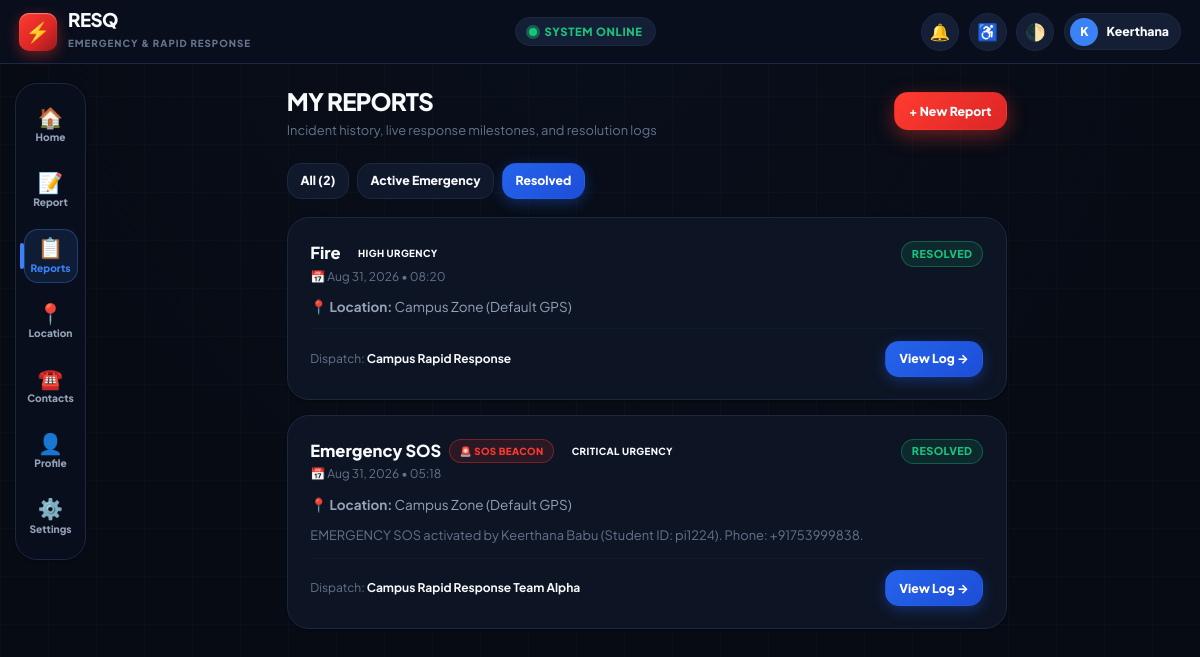
The app's page /my-reports/?status=resolved (signed in) with its own data.
### safety_app/models.py (models this page shows, shortened)
class Incident(models.Model):
    INCIDENT_TYPES = [
        ('EMERGENCY', 'Emergency SOS'),
        ('MEDICAL', 'Medical Emergency'),
        ('ACCIDENT', 'Accident'),
        ('FIRE', 'Fire'),
        ('PHYSICAL_THREAT', 'Physical Threat'),
        ('SUSPICIOUS', 'Suspicious Activity'),
        ('INFRASTRUCTURE', 'Unsafe Infrastructure'),
        ('OTHER', 'Other'),
    ]
    URGENCY_LEVELS = [
        ('LOW', 'Low Urgency'),
        ('MEDIUM', 'Medium Urgency'),
        ('HIGH', 'High Urgency'),
        ('CRITICAL', 'Critical Urgency'),
    ]
    STATUS_CHOICES = [
        ('PENDING', 'Pending Response'),
        ('ACCEPTED', 'Team Accepted'),
        ('ON_THE_WAY', 'Team On The Way'),
        ('ARRIVED', 'Team Arrived'),
        ('RESOLVED', 'Resolved'),
        ('CANCELLED', 'Cancelled'),
    ]
    user = models.ForeignKey(User, on_delete=models.CASCADE, related_name='incidents')
    incident_type = models.CharField(max_length=30, choices=INCIDENT_TYPES, default='EMERGENCY')
    description = models.TextField(blank=True)
    location_name = models.CharField(max_length=255, default="Main Campus Grounds")
    latitude = models.FloatField(null=True, blank=True)
    longitude = models.FloatField(null=True, blank=True)
    urgency = models.CharField(max_length=15, choices=URGENCY_LEVELS, default='CRITICAL')
    status = models.CharField(max_length=20, choices=STATUS_CHOICES, default='PENDING')
    image = models.ImageField(upload_to='incidents/', null=True, blank=True)
    response_team_name = models.CharField(max_length=120, null=True, blank=True)
    responder_notes = models.TextField(null=True, blank=True)
    eta_minutes = models.PositiveIntegerField(null=True, blank=True)
    is_sos = models.BooleanField(default=False)
    created_at = models.DateTimeField(auto_now_add=True)
    updated_at = models.DateTimeField(auto_now=True)
    resolved_at = models.DateTimeField(null=True, blank=True)
    class Meta:
        ordering = ['-created_at']
    def is_active(self):
        return self.status in ['PENDING', 'ACCEPTED', 'ON_THE_WAY', 'ARRIVED']

### safety_app/views.py (the view)
# urls.py: path('my-reports/', views.my_reports_view, name='my_reports'),
@login_required
def my_reports_view(request):
    status_filter = request.GET.get('status', 'all')
    reports = Incident.objects.filter(user=request.user)
    if status_filter == 'active':
        reports = reports.filter(status__in=['PENDING', 'ACCEPTED', 'ON_THE_WAY', 'ARRIVED'])
    elif status_filter == 'resolved':
        reports = reports.filter(status='RESOLVED')
    elif status_filter == 'cancelled':
        reports = reports.filter(status='CANCELLED')
    return render(request, 'incidents/my_reports.html', {
        'reports': reports,
        'current_filter': status_filter
    })

### templates/incidents/my_reports.html (shortened to what this page needs)
{% extends 'base.html' %}
{% load static %}
{% block content %}
<div class="page-centered-container">
  <div style="display:flex; justify-content:space-between; align-items:center; margin-bottom:1.5rem;">
    <div>
      <h1 style="font-size:1.6rem; font-weight:900; color:var(--text-primary); letter-spacing:-0.03em;">
        MY REPORTS
      </h1>
      <p style="font-size:0.86rem; color:var(--text-muted); margin-top:2px;">
        Incident history, live response milestones, and resolution logs
      </p>
    </div>
    <a href="{% url 'incident_report' %}" class="btn btn-emergency" style="min-height:38px; padding:0.4rem 0.95rem; font-size:0.82rem;">
      + New Report
    </a>
  </div>
  <div style="display:flex; gap:0.5rem; margin-bottom:1.25rem;">
    <a href="{% url 'my_reports' %}?status=all" class="btn {% if current_filter == 'all' %}btn-primary{% else %}btn-outline{% endif %}" style="padding:0.4rem 0.85rem; min-height:36px; font-size:0.82rem;">
      All ({{ reports.count }})
    </a>
    <a href="{% url 'my_reports' %}?status=active" class="btn {% if current_filter == 'active' %}btn-primary{% else %}btn-outline{% endif %}" style="padding:0.4rem 0.85rem; min-height:36px; font-size:0.82rem;">
      Active Emergency
    </a>
    <a href="{% url 'my_reports' %}?status=resolved" class="btn {% if current_filter == 'resolved' %}btn-primary{% else %}btn-outline{% endif %}" style="padding:0.4rem 0.85rem; min-height:36px; font-size:0.82rem;">
      Resolved
    </a>
  </div>
  {% if reports %}
    <div style="display:flex; flex-direction:column; gap:1rem;">
      {% for rep in reports %}
        <div class="card" style="margin-bottom:0; {% if rep.is_active %}border-color:var(--emergency-red); box-shadow:0 0 16px rgba(255,59,48,0.2);{% endif %}">
          <div style="display:flex; justify-content:space-between; align-items:flex-start; margin-bottom:0.75rem; flex-wrap:wrap; gap:0.5rem;">
            <div>
              <div style="display:flex; align-items:center; gap:0.5rem; flex-wrap:wrap;">
                <span style="font-weight:900; font-size:1.1rem; color:var(--text-primary);">
                  {{ rep.get_incident_type_display }}
                </span>
                {% if rep.is_sos %}
                  <span class="badge badge-emergency" style="font-size:0.65rem;">🚨 SOS BEACON</span>
                {% endif %}
                <span class="badge badge-{{ rep.urgency|lower }}" style="font-size:0.65rem;">
                  {{ rep.get_urgency_display }}
                </span>
              </div>
              <div style="font-size:0.8rem; color:var(--text-muted); margin-top:2px;">
                📅 {{ rep.created_at|date:"M d, Y • H:i" }}
              </div>
            </div>
            <span class="badge {% if rep.status == 'RESOLVED' %}badge-success{% elif rep.status == 'CANCELLED' %}badge-gray{% else %}badge-emergency{% endif %}">
              {{ rep.get_status_display }}
            </span>
          </div>
          <div style="font-size:0.9rem; color:var(--text-secondary); margin-bottom:0.75rem;">
            📍 <strong>Location:</strong> {{ rep.location_name }}
          </div>
          {% if rep.description %}
            <p style="font-size:0.86rem; color:var(--text-muted); margin-bottom:0.85rem; line-height:1.45;">
              {{ rep.description|truncatewords:28 }}
            </p>
          {% endif %}
          <div style="display:flex; justify-content:space-between; align-items:center; padding-top:0.75rem; border-top:1px solid var(--border-subtle); margin-top:0.5rem;">
            <div style="font-size:0.8rem; color:var(--text-muted);">
              Dispatch: <strong style="color:var(--text-primary);">{{ rep.response_team_name|default:"Campus Rapid Response" }}</strong>
            </div>
            <a href="{% url 'incident_detail' pk=rep.id %}" class="btn btn-primary" style="font-size:0.82rem; padding:0.4rem 0.9rem; min-height:36px;">
              {% if rep.is_active %}🚨 Track Live Response{% else %}View Log{% endif %} →
            </a>
          </div>
        </div>
      {% endfor %}
    </div>
  {% endif %}
</div>
{% endblock %}

### templates/base.html (shortened to what this page needs)
{% load static %}
<!DOCTYPE html>
<html lang="en">
<head>
  <link rel="stylesheet" href="{% static 'css/main.css' %}">
  <link rel="stylesheet" href="{% static 'css/components.css' %}">
</head>
<body>
  <header class="resq-topbar">
    <div class="resq-topbar-inner">
      <a href="{% url 'dashboard' %}" class="resq-brand" aria-label="RESQ Emergency Command Center">
        <div class="resq-brand-shield">⚡</div>
        <div class="resq-brand-text">
          <div class="resq-brand-title">RESQ</div>
          <span class="resq-brand-sub">EMERGENCY & RAPID RESPONSE</span>
        </div>
      </a>
      <div class="topbar-center-status">
        <span class="pulse-dot"></span>
        <span>SYSTEM ONLINE</span>
      </div>
      <div class="topbar-actions">
        {% if user.is_authenticated %}
          <button type="button" class="icon-btn" title="Live System Notifications" aria-label="Notifications" onclick="showToast('Campus Police & Medical Response Units active.', 'info');">
            🔔
          </button>
          <button type="button" class="icon-btn" id="quick-a11y-toggle" title="Accessibility & High Contrast" aria-label="Accessibility Options">
            ♿
          </button>
          <button type="button" class="icon-btn" id="quick-theme-toggle" title="Toggle Daylight Shift / Dark Operations" aria-label="Toggle Theme">
            🌓
          </button>
          <a href="{% url 'profile' %}" class="topbar-user-pill" title="View Profile & Medical Data">
            <div class="topbar-user-avatar">
              {{ user.first_name|first|default:user.username|first|upper }}
            </div>
            <span class="topbar-user-name">{{ user.first_name|default:user.username }}</span>
          </a>
        {% else %}
          <a href="{% url 'login' %}" class="btn btn-outline" style="min-height: 38px; padding: 0.4rem 1rem; font-size: 0.85rem;">Sign In</a>
        {% endif %}
      </div>
    </div>
  </header>
  <div class="resq-app-shell">
    {% if user.is_authenticated %}
    <aside class="resq-nav-rail" aria-label="RESQ Navigation Rail">
      <a href="{% url 'dashboard' %}" class="nav-rail-item {% if request.resolver_match.url_name == 'dashboard' %}active{% endif %}" data-tooltip="Home Command">
        <span class="rail-icon">🏠</span>
        <span>Home</span>
      </a>
      <a href="{% url 'incident_report' %}" class="nav-rail-item {% if request.resolver_match.url_name == 'incident_report' %}active{% endif %}" data-tooltip="Report Incident">
        <span class="rail-icon">📝</span>
        <span>Report</span>
      </a>
      <a href="{% url 'my_reports' %}" class="nav-rail-item {% if request.resolver_match.url_name == 'my_reports' or request.resolver_match.url_name == 'incident_detail' %}active{% endif %}" data-tooltip="My Reports">
        <span class="rail-icon">📋</span>
        <span>Reports</span>
      </a>
      <a href="{% url 'location' %}" class="nav-rail-item {% if request.resolver_match.url_name == 'location' %}active{% endif %}" data-tooltip="Live Location">
        <span class="rail-icon">📍</span>
        <span>Location</span>
      </a>
      <a href="{% url 'contacts' %}" class="nav-rail-item " data-tooltip="Emergency Contacts">
        <span class="rail-icon">☎️</span>
        <span>Contacts</span>
      </a>
      <a href="{% url 'profile' %}" class="nav-rail-item {% if request.resolver_match.url_name == 'profile' %}active{% endif %}" data-tooltip="Profile & Medical">
        <span class="rail-icon">👤</span>
        <span>Profile</span>
      </a>
      <a href="{% url 'settings' %}" class="nav-rail-item {% if request.resolver_match.url_name == 'settings' %}active{% endif %}" data-tooltip="Settings & A11y">
        <span class="rail-icon">⚙️</span>
        <span>Settings</span>
      </a>
    </aside>
    {% endif %}
    <main class="resq-main-content">
      {% block content %}
      {% endblock %}
    </main>
  </div>
</body>
</html>

### safety_app/static/css/components.css (style rules this page uses)
.resq-nav-rail { background: var(--bg-nav); border: 1px solid var(--border-color); border-radius: var(--radius-lg); padding: 1rem 0.5rem; display: flex; flex-direction: column; align-items: center; gap: 0.75rem; position: sticky; top: calc(var(--header-height) + 12px); box-shadow: var(--shadow-sm); }
.nav-rail-item { width: 54px; height: 54px; border-radius: var(--radius-md); display: flex; flex-direction: column; align-items: center; justify-content: center; color: var(--text-secondary); text-decoration: none; font-size: 0.68rem; font-weight: 800; transition: all var(--transition-fast); position: relative; border: 1px solid transparent; background: none; cursor: pointer; }
.nav-rail-item .rail-icon { font-size: 1.35rem; line-height: 1; margin-bottom: 2px; }
.nav-rail-item.active { background: var(--nav-blue-light); color: var(--nav-blue); border-color: var(--nav-blue-border); }
.nav-rail-item.active::before { content: ''; position: absolute; left: -5px; top: 25%; bottom: 25%; width: 4px; background: var(--nav-blue); border-radius: var(--radius-full); }

### records on screen
Incident: incident_type "Fire", urgency "HIGH URGENCY", created_at "Aug 31, 2026 • 08:20", status "RESOLVED", location_name "Campus Zone (Default GPS)", response_team_name "Campus Rapid Response", shows "View Log"
Incident: incident_type "Emergency SOS", is_sos "🚨 SOS BEACON", urgency "CRITICAL URGENCY", created_at "Aug 31, 2026 • 05:18", status "RESOLVED", location_name "Campus Zone (Default GPS)", description "EMERGENCY SOS activated by Keerthana Babu (Student ID: pi1224). Phone: +91753999838.", response_team_name "Campus Rapid Response Team Alpha", shows "View Log"

### other values on screen
{{ user.first_name|first|default:user.username|first|upper }} "K"
{{ user.first_name|default:user.username }} "Keerthana"
{{ reports.count }} "2"
